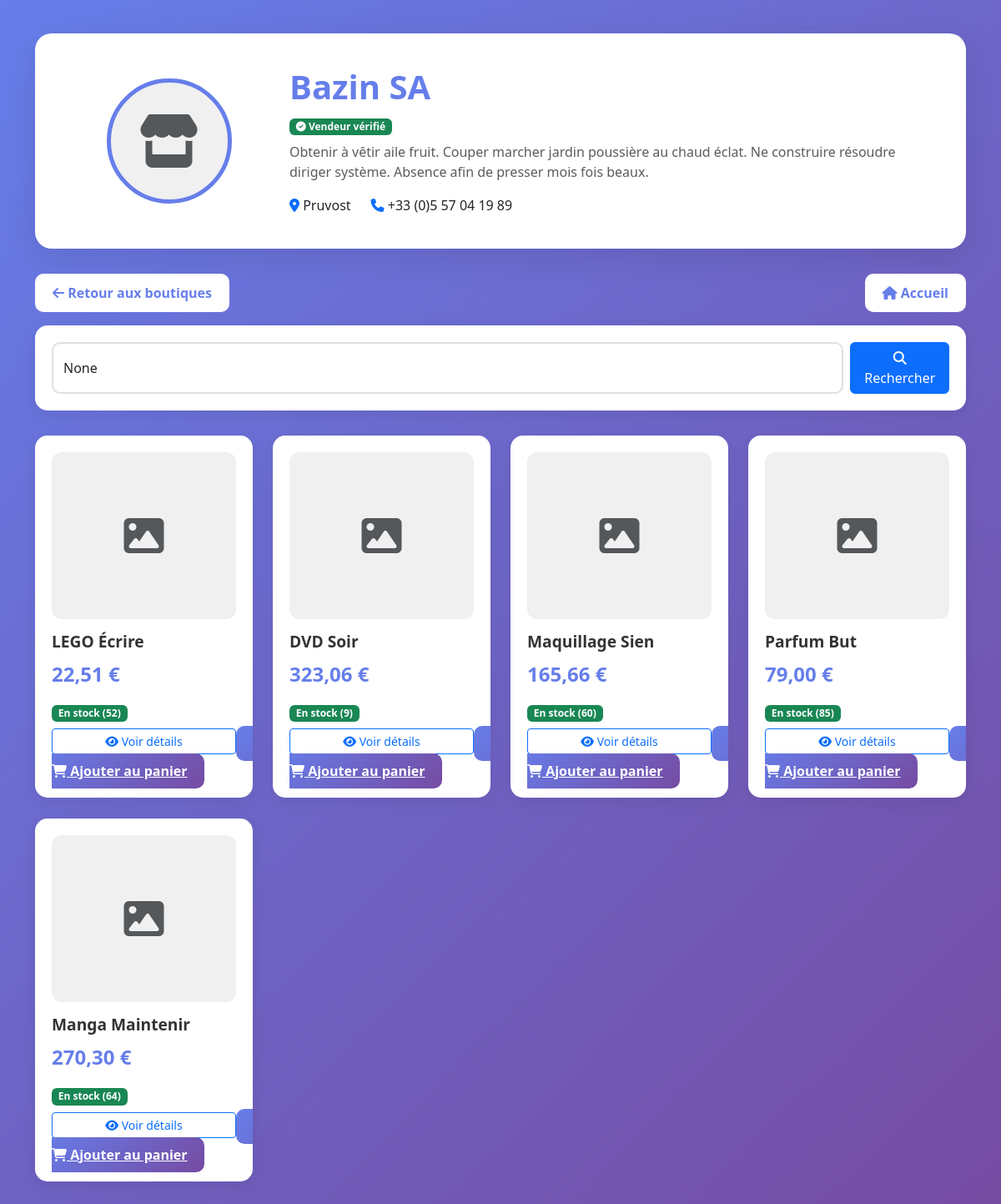
The app's page /accounts/vendor/9/boutique/ with its own data.
### accounts/models.py (models this page shows, shortened)
class VendorProfile(models.Model):
    user = models.OneToOneField(User, on_delete=models.CASCADE, related_name='vendor_profile')
    business_name = models.CharField(max_length=200, verbose_name="Nom de l'entreprise")
    description = models.TextField(verbose_name="Description de l'entreprise")
    phone = models.CharField(max_length=20, verbose_name="Téléphone")
    address = models.TextField(verbose_name="Adresse")
    city = models.CharField(max_length=100, verbose_name="Ville")
    image = models.ImageField(upload_to='vendors/', blank=True, null=True)
    is_verified = models.BooleanField(default=False, verbose_name="Vérifié")
    created_at = models.DateTimeField(auto_now_add=True)
    updated_at = models.DateTimeField(auto_now=True)
    class Meta:
        verbose_name = "Profil Vendeur"
        verbose_name_plural = "Profils Vendeurs"

### products/models.py (models this page shows, shortened)
class Product(models.Model):
    vendor = models.ForeignKey(VendorProfile, on_delete=models.CASCADE, related_name='products', verbose_name="Vendeur")
    name = models.CharField(max_length=200, verbose_name="Nom du produit")
    description = models.TextField(verbose_name="Description")
    price = models.DecimalField(max_digits=10, decimal_places=2, verbose_name="Prix")
    category = models.ForeignKey(Category, on_delete=models.CASCADE, related_name='products', verbose_name="Catégorie")
    tags = models.CharField(max_length=500, blank=True, verbose_name="Étiquettes (séparées par des virgules)")
    image = models.ImageField(upload_to='products/', blank=True, null=True, verbose_name="Image principale")
    stock_quantity = models.PositiveIntegerField(default=0, verbose_name="Quantité en stock")
    is_active = models.BooleanField(default=True, verbose_name="Actif")
    created_at = models.DateTimeField(auto_now_add=True)
    updated_at = models.DateTimeField(auto_now=True)
    class Meta:
        verbose_name = "Produit"
        verbose_name_plural = "Produits"
        ordering = ['-created_at']
    @property
    def is_in_stock(self):
        return self.stock_quantity > 0

### accounts/views.py (the view)
# urls.py: path('vendor/<int:vendor_id>/boutique/', views.boutique_vendeur, name='boutique_vendeur'),
def boutique_vendeur(request, vendor_id):
    vendor = get_object_or_404(VendorProfile, pk=vendor_id)
    products = Product.objects.filter(vendor=vendor, is_active=True)
    query = request.GET.get('q')
    if query:
        products = products.filter(name__icontains=query)
    return render(request, 'accounts/boutique_vendeur.html', {
        'vendor': vendor,
        'products': products,
        'query': query
    })

### accounts/templates/accounts/boutique_vendeur.html (shortened to what this page needs)
<!DOCTYPE html>
<html lang="fr">
<head>
<link href="https://cdn.jsdelivr.net/npm/bootstrap@5.3.2/dist/css/bootstrap.min.css" rel="stylesheet">
<link href="https://cdnjs.cloudflare.com/ajax/libs/font-awesome/6.4.0/css/all.min.css" rel="stylesheet">
</head>
<body>
    <div class="container">
        <div class="shop-banner">
            <div class="row align-items-center">
                <div class="col-md-3 text-center">
                    {% if vendor.image %}
                        <img src="{{ vendor.image.url }}" alt="{{ vendor.business_name }}" class="shop-logo">
                    {% else %}
                        <div class="shop-logo mx-auto d-flex align-items-center justify-content-center" style="background: #f0f0f0;">
                            <i class="fas fa-store fa-4x text-muted"></i>
                        </div>
                    {% endif %}
                </div>
                <div class="col-md-9">
                    <h1 class="shop-name">{{ vendor.business_name }}</h1>
                    {% if vendor.is_verified %}
                        <span class="badge bg-success mb-2">
                            <i class="fas fa-check-circle"></i> Vendeur vérifié
                        </span>
                    {% endif %}
                    <p class="text-muted mb-3">{{ vendor.description }}</p>
                    <div class="d-flex gap-4">
                        <span><i class="fas fa-map-marker-alt text-primary"></i> {{ vendor.city }}</span>
                        <span><i class="fas fa-phone text-primary"></i> {{ vendor.phone }}</span>
                    </div>
                </div>
            </div>
        </div>
        <div class="d-flex justify-content-between mb-3">
            <a href="{% url 'liste_boutiques' %}" class="btn" style="background: white; color: #667eea; font-weight: 600; border-radius: 10px; padding: 10px 20px;">
                <i class="fas fa-arrow-left"></i> Retour aux boutiques
            </a>
            <a href="{% url 'home' %}" class="btn" style="background: white; color: #667eea; font-weight: 600; border-radius: 10px; padding: 10px 20px;">
                <i class="fas fa-home"></i> Accueil
            </a>
        </div>
        <div class="search-box">
            <form method="GET" class="d-flex gap-2">
                <input type="text" name="q" class="form-control" placeholder="Rechercher un produit..." value="{{ query }}">
                <button type="submit" class="btn btn-primary">
                    <i class="fas fa-search"></i> Rechercher
                </button>
            </form>
        </div>
        {% if products %}
            <div class="row">
                {% for product in products %}
                <div class="col-md-4 col-lg-3">
                    <div class="product-card">
                        {% if product.image %}
                            <img src="{{ product.image.url }}" alt="{{ product.name }}" class="product-img">
                        {% else %}
                            <div class="product-img d-flex align-items-center justify-content-center" style="background: #f0f0f0;">
                                <i class="fas fa-image fa-3x text-muted"></i>
                            </div>
                        {% endif %}
                        <h5 class="product-name">{{ product.name|truncatewords:5 }}</h5>
                        <div class="product-price">{{ product.price }} €</div>
                        <div class="mb-2">
                            {% if product.is_in_stock %}
                                <span class="badge bg-success">En stock ({{ product.stock_quantity }})</span>
                            {% else %}
                                <span class="badge bg-danger">Rupture</span>
                            {% endif %}
                        </div>
                        <a href="{% url 'product_detail' product.id %}" class="btn btn-sm btn-outline-primary w-100 mb-2">
                            <i class="fas fa-eye"></i> Voir détails
                        </a>
                        {% if product.is_in_stock %}
                            <a href="{% url 'add_to_cart' product.id %}" class="btn-add-cart">
                                <i class="fas fa-shopping-cart"></i> Ajouter au panier
                            </a>
                        {% endif %}
                    </div>
                </div>
                {% endfor %}
            </div>
        {% else %}
            <div class="product-card text-center py-5">
                <i class="fas fa-box-open fa-5x text-muted mb-3"></i>
                <h3>Aucun produit trouvé</h3>
                <p class="text-muted">Cette boutique n'a pas encore de produits</p>
            </div>
        {% endif %}
    </div>
</body>
</html>

### accounts/templates/accounts/boutique_vendeur.html (style rules this page uses)
body { font-family: 'Segoe UI', sans-serif; background: linear-gradient(135deg, #667eea 0%, #764ba2 100%); min-height: 100vh; padding: 40px 0; }
.shop-banner { background: white; border-radius: 20px; padding: 40px; margin-bottom: 30px; box-shadow: 0 10px 40px rgba(0,0,0,0.1); }
.shop-logo { width: 150px; height: 150px; border-radius: 50%; object-fit: cover; border: 5px solid #667eea; }
.shop-name { color: #667eea; font-size: 2.5rem; font-weight: 700; margin-bottom: 10px; }
.product-card { background: white; border-radius: 15px; padding: 20px; margin-bottom: 25px; box-shadow: 0 5px 20px rgba(0,0,0,0.08); transition: transform 0.2s; }
.product-img { width: 100%; height: 200px; object-fit: cover; border-radius: 12px; margin-bottom: 15px; }
.product-name { font-size: 1.2rem; font-weight: 600; color: #333; margin-bottom: 10px; }
.product-price { color: #667eea; font-size: 1.5rem; font-weight: 700; margin-bottom: 15px; }
.btn-add-cart { background: linear-gradient(135deg, #667eea 0%, #764ba2 100%); color: white; border: none; padding: 10px 20px; border-radius: 10px; font-weight: 600; width: 100%; }
.search-box { background: white; border-radius: 15px; padding: 20px; margin-bottom: 30px; box-shadow: 0 5px 20px rgba(0,0,0,0.08); }
.form-control { border: 2px solid #e0e0e0; border-radius: 10px; padding: 12px; }

### records on screen
VendorProfile: business_name "Bazin SA", description "Obtenir à vêtir aile fruit. Couper marcher jardin poussière au chaud éclat. Ne construire résoudre diriger système. Absence afin de presser mois fois beaux.", city "Pruvost", phone "+33 (0)5 57 04 19 89"
Product: name "LEGO Écrire", price "22,51", stock_quantity "52", shows "Ajouter au panier"
Product: name "DVD Soir", price "323,06", stock_quantity "9", shows "Ajouter au panier"
Product: name "Maquillage Sien", price "165,66", stock_quantity "60", shows "Ajouter au panier"
Product: name "Parfum But", price "79,00", stock_quantity "85", shows "Ajouter au panier"
Product: name "Manga Maintenir", price "270,30", stock_quantity "64", shows "Ajouter au panier"
